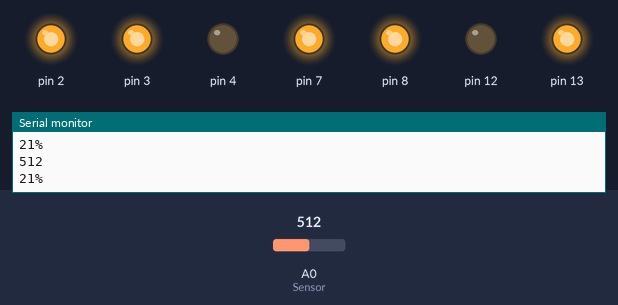
This program was run on a simulated Arduino Uno, built with avr-gcc and run on an emulated ATmega328P. On the bench: output pins drawn as LEDs (lit = HIGH), the last lines printed to the serial monitor. The test bench sets the inputs (shaded band); at power-on: A0 (Sensor) = 512.

Above: at 1.2 s.
1.3 s: A0 (Sensor) set to 524
2.8 s: A0 (Sensor) set to 541
At 3.3 s:
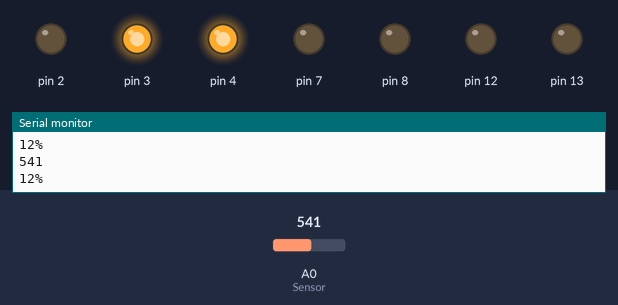
4.5 s: A0 (Sensor) set to 556
6.0 s: A0 (Sensor) set to 572
At 7.0 s:
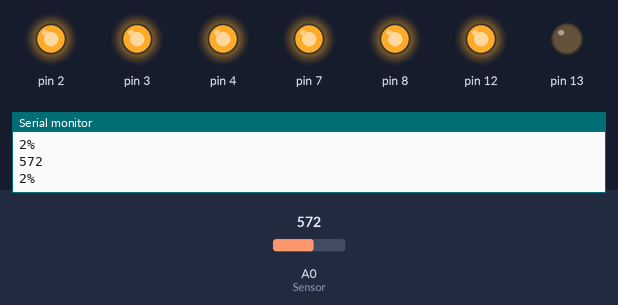
7.5 s: A0 (Sensor) set to 306
At 8.3 s:
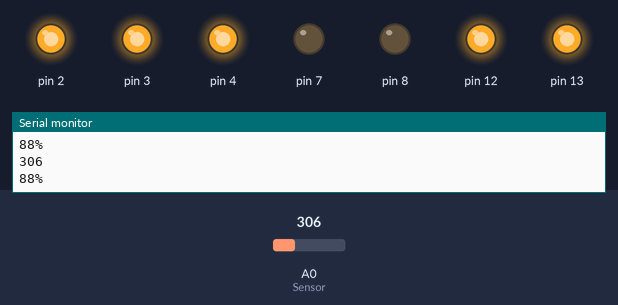
9.0 s: A0 (Sensor) set to 330
At 9.6 s:
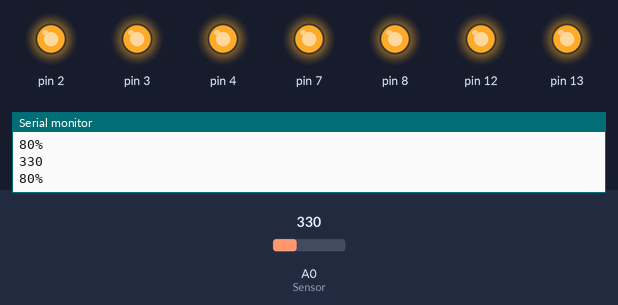
Timing chart, 0 to 11.5 s (numbered marks = the images above; inputs shaded):
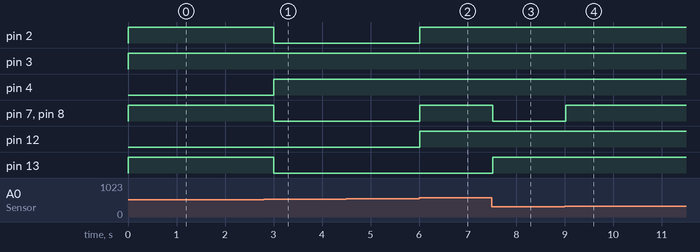

The program:

main.cpp
```cpp
#include <Arduino.h>
#include "SDigLedDisplay.h"
#include <math.h>

#define SLDD_LED_A 2
#define SLDD_LED_B 3
#define SLDD_LED_C 4
#define SLDD_LED_D 7
#define SLDD_LED_E 8
#define SLDD_LED_F 12
#define SLDD_LED_G 13

const int AirValue = 580;   //you need to replace this value with Value_1
const int WaterValue = 270;  //you need to replace this value with Value_2

SDigLedDisplay ledDisplay;

void setup() {
    Serial.begin(9600); // open serial port, set the baud rate to 9600 bps
    pinMode(A0, INPUT);
    ledDisplay.setup(SLDD_LED_A,
                     SLDD_LED_B,
                     SLDD_LED_C,
                     SLDD_LED_D,
                     SLDD_LED_E,
                     SLDD_LED_F,
                     SLDD_LED_G);
}
void loop() {
  int soilMoistureValue = 0;
  int soilmoisturepercent = 0;

  soilMoistureValue = analogRead(A0);  //put Sensor insert into soil
  Serial.println(soilMoistureValue);

  // Linear interpolation
  soilmoisturepercent = map(soilMoistureValue, AirValue, WaterValue, 0, 100);
  if      (soilmoisturepercent > 100){ soilmoisturepercent = 100; }
  else if (soilmoisturepercent < 0  ){ soilmoisturepercent = 0;   }

  ledDisplay.printInt(round(((float)soilmoisturepercent)/10));
  Serial.print(soilmoisturepercent);
  Serial.println("%");

  delay(250);
}
```

Measured:
- the behaviour switches between 533 and 534 on A0 (Sensor) (found by bisection; images 0 and 1)
- the behaviour switches between 564 and 565 on A0 (Sensor) (found by bisection; images 1 and 2)
- the behaviour switches between 316 and 317 on A0 (Sensor) (found by bisection; images 3 and 4)
- after the input at 2.8 s, pin 2, pin 7, pin 8, pin 13: HIGH → LOW after 0.21 s; pin 4: LOW → HIGH after 0.21 s
- after the input at 6.0 s, pin 2, pin 7, pin 8, pin 12: LOW → HIGH at once
- after the input at 7.5 s, pin 7, pin 8: HIGH → LOW at once; pin 13: LOW → HIGH at once
- after the input at 9.0 s, pin 7, pin 8: LOW → HIGH at once
